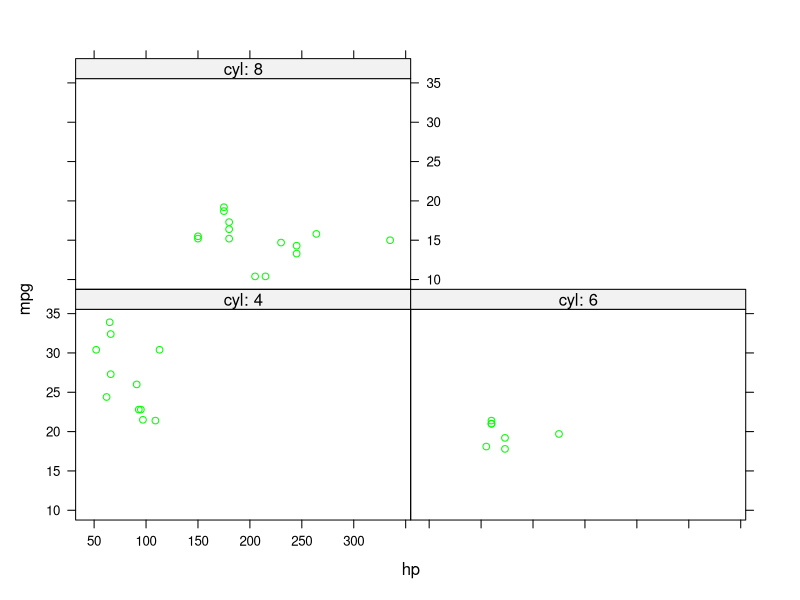

The R source for this figure:
# author: SC
# project: github tutorial
# ---

# script purpose: make mtcars plots
# ---

# load libraries:
  library(lattice)
# ---

# load data:
  data <- mtcars #dataset to play with
# --
  
# Figure description: miles per gallon by horse power per number of cylinders:
# ---

  xyplot(mpg ~ hp | factor(paste('cyl:',cyl)),
         data = mtcars,
         col = "green")

# --- end-of-script --- 
